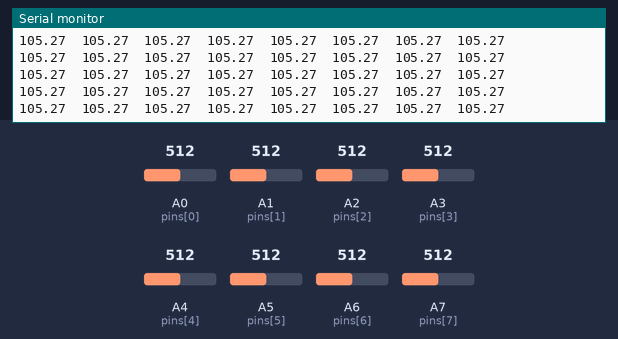
Bench run of a sketch on a simulated Arduino Due. Shown: the last lines printed to the serial monitor. The test bench sets the inputs (shaded band); at power-on: A0 (pins[0]) = 512, A1 (pins[1]) = 512, A2 (pins[2]) = 512, A3 (pins[3]) = 512, A4 (pins[4]) = 512, A5 (pins[5]) = 512, A6 (pins[6]) = 512, A7 (pins[7]) = 512 (analog values on the 0–1023 scale).

Above: at 1.2 s.
1.3 s: A0 (pins[0]) set to 716
At 1.43 s:
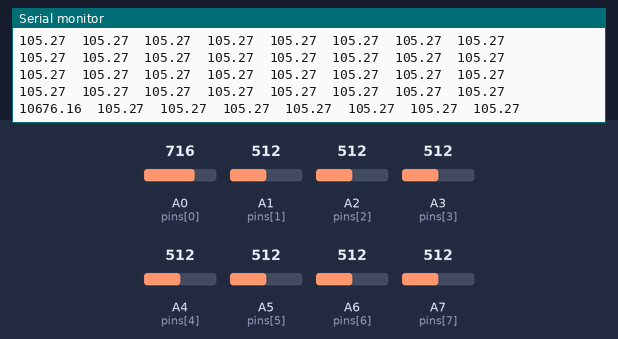
2.8 s: A1 (pins[1]) set to 716
At 2.8 s:
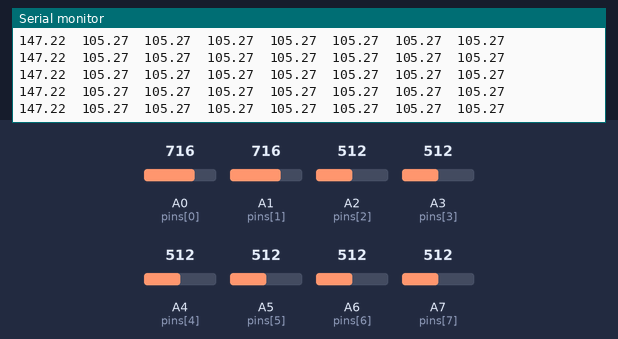
4.3 s: A2 (pins[2]) set to 716
At 4.33 s:
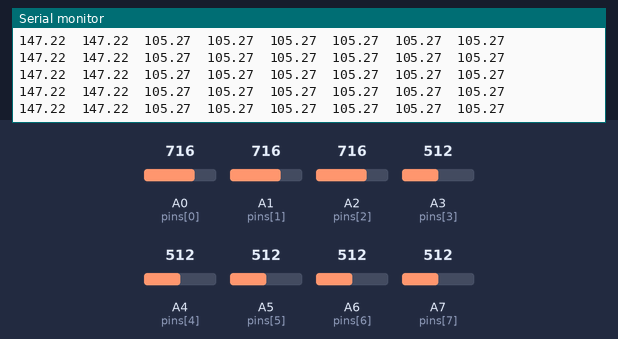
5.8 s: A3 (pins[3]) set to 716
At 5.87 s:
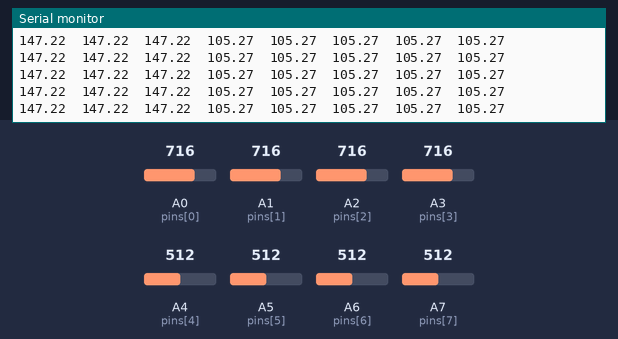
7.3 s: A4 (pins[4]) set to 716
At 7.32 s:
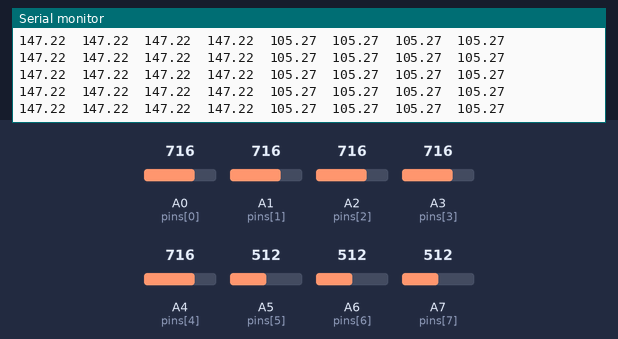
8.8 s: A5 (pins[5]) set to 716
At 8.86 s:
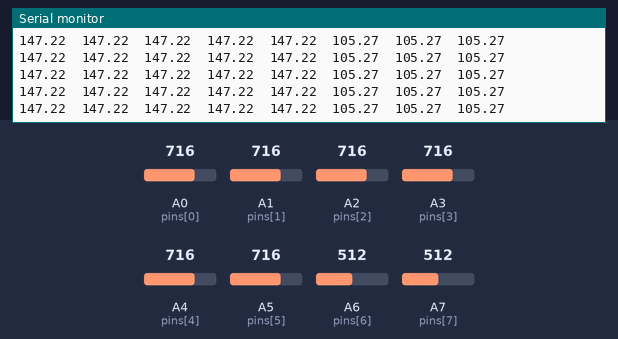
Timing chart, 0 to 11.3 s (numbered marks = the images above; inputs shaded):
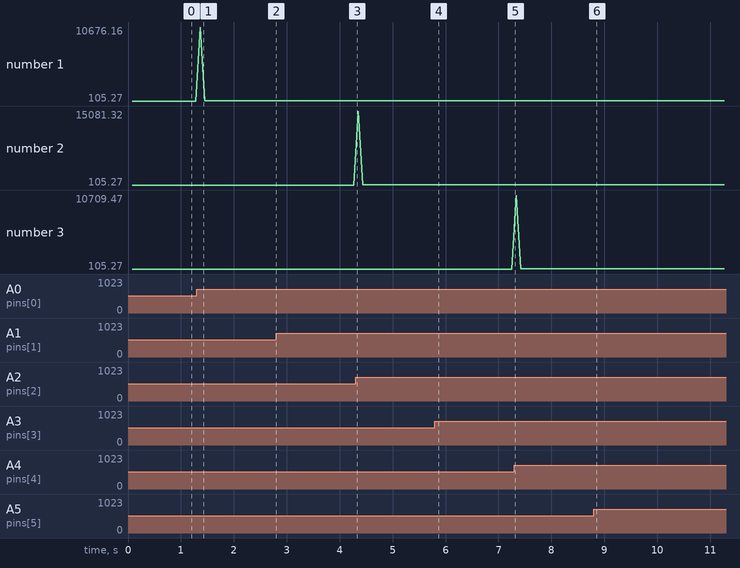

Measured:
- after the input at 1.3 s, the serial monitor: prints a new line after 0.07 s (image 1)
- plotted number 1: 105.27 → 147.22 after the input at 1.3 s

The sketch:

TestFFT5.ino
```cpp
/* I used this for the steering wheel video */
#include "arduinoFFT.h"

#define SAMPLES 64             //Must be a power of 2
#define SAMPLING_FREQUENCY 1000 //Hz, must be less than 10000 due to ADC
#define SHOW_BINS 0

arduinoFFT FFT = arduinoFFT();

unsigned int sampling_period_us;
unsigned long microseconds;

double vReal[8][SAMPLES];
double vImag[8][SAMPLES];
unsigned int pins[8] = {A0, A1, A2, A3, A4, A5, A6, A7};

void setup() {
    Serial.begin(115200);
    analogReadResolution(12);

    //Serial.println("1");
    sampling_period_us = round(1000000*(1.0/SAMPLING_FREQUENCY));
}

void loop() {
    /*SAMPLING*/
    for(int i=0; i<SAMPLES; i++)
    {
        microseconds = micros();    //Overflows after around 70 minutes!

        for (int pin = 0; pin < 8; pin++) {
            vReal[pin][i] = analogRead(pins[pin]);
            vImag[pin][i] = 0;
        }

        while(micros() < (microseconds + sampling_period_us)){
        }
    }

    /*FFT*/
    for (int pin = 0; pin < 8; pin++) {
        FFT.Windowing(vReal[pin], SAMPLES, FFT_WIN_TYP_HAMMING, FFT_FORWARD);
        FFT.Compute(vReal[pin], vImag[pin], SAMPLES, FFT_FORWARD);
        FFT.ComplexToMagnitude(vReal[pin], vImag[pin], SAMPLES);
    }
    //double peak = FFT.MajorPeak(vReal, SAMPLES, SAMPLING_FREQUENCY);

    /*PRINT RESULTS*/
    //Serial.println(peak);     //Print out what frequency is the most dominant.

    float sums[8] = {0.0, 0.0, 0.0, 0.0, 0.0, 0.0, 0.0, 0.0};
    for(int freq = 0; freq < (SAMPLES/2); freq++)
    {
        /*View all these three lines in serial terminal to see which frequencies has which amplitudes*/

        //Serial.print((i * 1.0 * SAMPLING_FREQUENCY) / SAMPLES, 1);
        //Serial.print(" ");
        if (freq >= 0.10 * SAMPLES && freq < 0.75 * SAMPLES) {
            for (int pin = 0; pin < 8; pin++) {
                if (SHOW_BINS) {
                    if (pin > 0) { Serial.print("\t"); }
                    Serial.print(vReal[pin][freq], 1);
                } else {
                    sums[pin] += vReal[pin][freq];
                }
            }
            if (SHOW_BINS) {
                Serial.println();
            }
        }
        else {
            if (SHOW_BINS) {
                Serial.println("0\t0\t0\t0\t0\t0\t0\t0");
            }
        }
    }

    if (!SHOW_BINS) {
        for (int pin = 0; pin < 7; pin++) {
            Serial.print(sums[pin]);
            Serial.print("\t");
        }
        Serial.println(sums[7]);
    }

    if (SHOW_BINS) {
        for (int i = 0; i < 30; i++) { Serial.println("0\t0\t0\t0\t0\t0\t0\t0"); }
        delay(2000);  //Repeat the process every second OR:
    }
}
```
